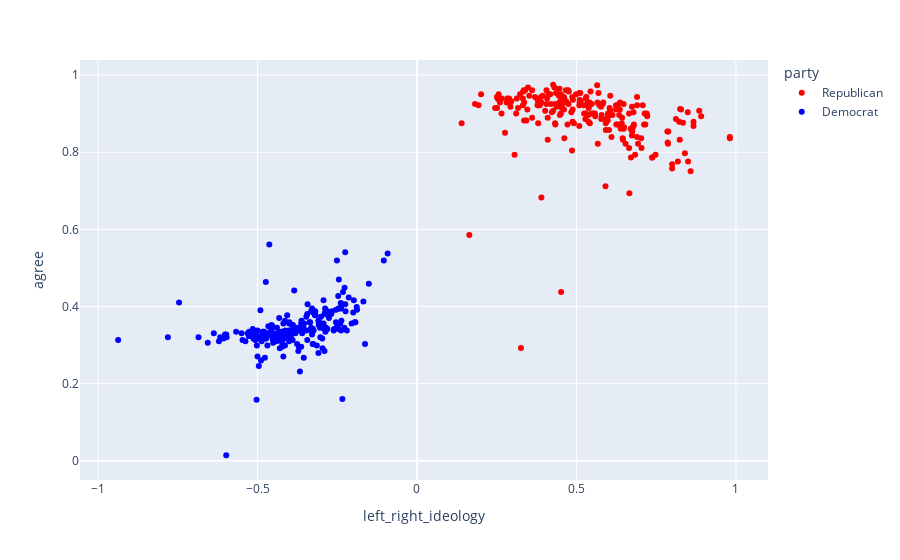

The code cell stored with this chart in its notebook:
### Code cell
fig = px.scatter(vote_data,
                 x = 'left_right_ideology',
                 y = 'agree',
                 hover_name = 'comparison_member',
                 color = 'party',
                 color_discrete_map={'Democrat': 'blue','Republican': 'red'})
fig.show()

# Color mapping for parties

### Figure 1 — Plotly figure (JSON) as saved in the notebook; plotly's stock layout.template omitted (floating-point values rounded to 4 significant figures; data arrays with more than 128 entries replaced by an {"elided": "..."} marker saying what was removed)
{"data": [{"hovertemplate": "<b>%{hovertext}</b><br><br>party=Republican<br>left_right_ideology=%{x}<br>agree=%{y}<extra></extra>", "hovertext": {"elided": "223 str values"}, "legendgroup": "Republican", "marker": {"color": "red", "symbol": "circle"}, "mode": "markers", "name": "Republican", "orientation": "v", "showlegend": true, "type": "scatter", "x": {"elided": "223 float values"}, "xaxis": "x", "y": {"elided": "223 float values"}, "yaxis": "y"}, {"hovertemplate": "<b>%{hovertext}</b><br><br>party=Democrat<br>left_right_ideology=%{x}<br>agree=%{y}<extra></extra>", "hovertext": {"elided": "219 str values"}, "legendgroup": "Democrat", "marker": {"color": "blue", "symbol": "circle"}, "mode": "markers", "name": "Democrat", "orientation": "v", "showlegend": true, "type": "scatter", "x": {"elided": "219 float values"}, "xaxis": "x", "y": {"elided": "219 float values"}, "yaxis": "y"}], "layout": {"legend": {"title": {"text": "party"}, "tracegroupgap": 0}, "margin": {"t": 60}, "xaxis": {"anchor": "y", "domain": [0, 1], "title": {"text": "left_right_ideology"}}, "yaxis": {"anchor": "x", "domain": [0, 1], "title": {"text": "agree"}}}}
